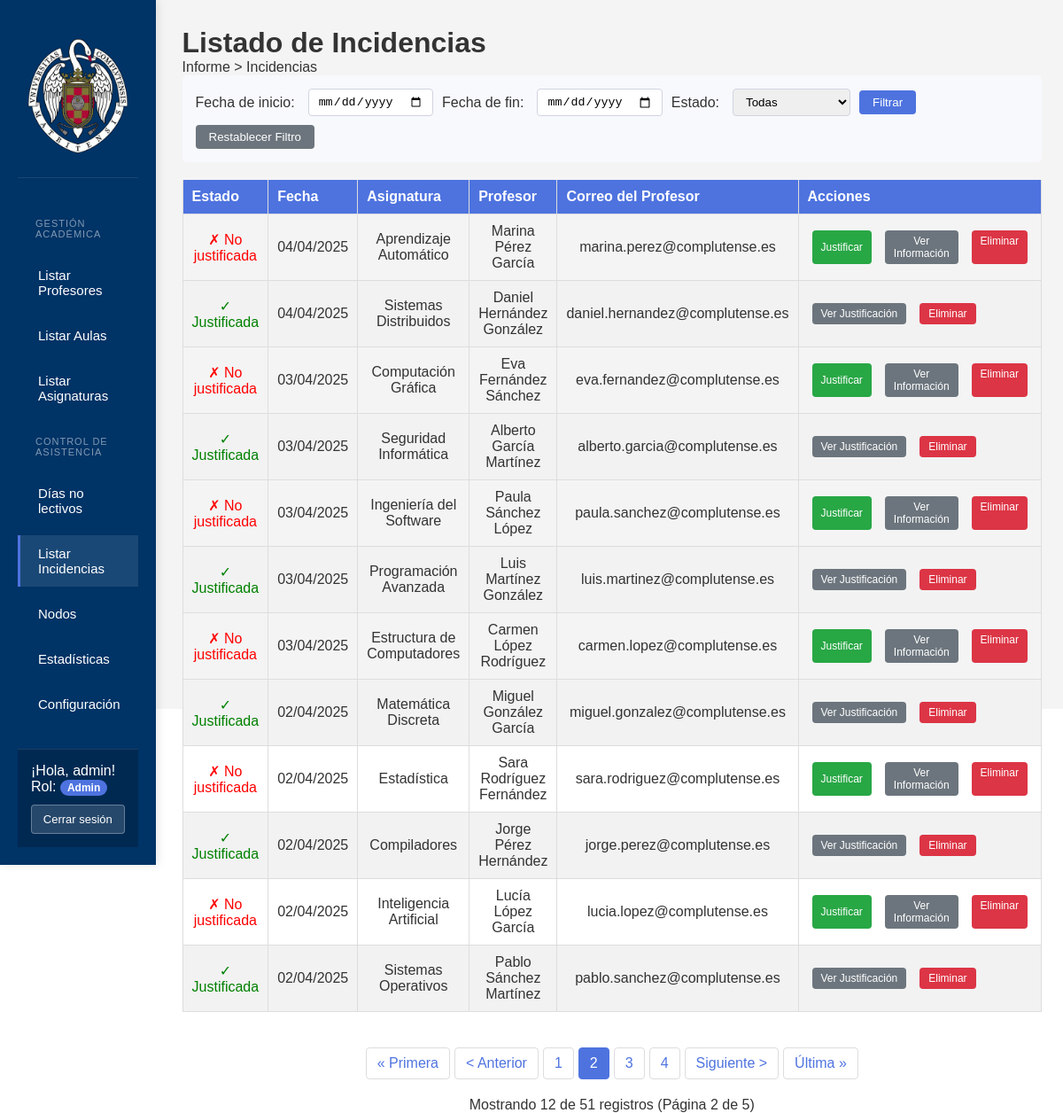
Page /ListadoIncidencias.php?pagina=2 (signed in) on the committed database.
### tables this page shows
CREATE TABLE `incidencias` (
  `id` int(11) NOT NULL,
  `asistencia_id` int(11) NOT NULL,
  `justificada` tinyint(1) NOT NULL,
  `descripcion` text DEFAULT NULL,
  `fecha_incidencia` datetime DEFAULT current_timestamp()
);

CREATE TABLE `asignaturas` (
  `id` int(11) NOT NULL,
  `profesor_id` int(11) NOT NULL,
  `aula_id` int(11) NOT NULL,
  `nombre_asignatura` varchar(100) NOT NULL,
  `grupo` varchar(10) DEFAULT NULL
);

CREATE TABLE `profesores` (
  `id` int(11) NOT NULL,
  `nombre` varchar(50) NOT NULL,
  `apellidos` varchar(100) NOT NULL,
  `identificador` varchar(50) DEFAULT NULL,
  `CorreoPropio` varchar(100) DEFAULT NULL,
  `departamento_id` int(11) DEFAULT NULL
);

### www/ListadoIncidencias.php (the view, shortened to what this page needs)
<!DOCTYPE html>
<html lang="es">
<head>
    <link rel="stylesheet" href="styles.css">
</head>
<body>
    <?php include("php/sidebar.php"); ?>
    <div class="main-content">
        <h1>Listado de Incidencias</h1>
        <p>Informe > Incidencias</p>
        <form id="filter-form" method="GET" action="" class="filter-form">
            <label for="inicio">Fecha de inicio:</label>
            <input type="date" id="inicio" name="inicio"
                   value="<?php echo isset($_GET['inicio']) ? htmlspecialchars($_GET['inicio']) : ''; ?>">
            <label for="fin">Fecha de fin:</label>
            <input type="date" id="fin" name="fin"
                   value="<?php echo isset($_GET['fin']) ? htmlspecialchars($_GET['fin']) : ''; ?>">
            <label for="justificada">Estado:</label>
            <select id="justificada" name="justificada">
                <option value="">Todas</option>
            </select>
            <button type="submit">Filtrar</button>
            <button type="button" onclick="window.location.href='ListadoIncidencias.php'">Restablecer Filtro</button>
        </form>
        <div class="table-container">
            <table class="incidencias-table">
                <thead>
                    <tr>
                        <th>Estado</th>
                        <th>Fecha</th>
                        <th>Asignatura</th>
                        <th>Profesor</th>
                        <th>Correo del Profesor</th>
                        <th>Acciones</th>
                    </tr>
                </thead>
                <tbody>
                    <?php
                    include("php/conexion.php");
                    $idProfesorReal = null;
                    $registros_por_pagina = 12;
                    $pagina_actual = isset($_GET['pagina']) ? intval($_GET['pagina']) : 1;
                    $offset = ($pagina_actual - 1) * $registros_por_pagina;
                    $conditions = [];
                    $params = [];
                    $types = "";
                    $where = count($conditions) > 0 ? "WHERE " . implode(" AND ", $conditions) : "";
                    $query_count = "
                        SELECT COUNT(*) as total
                        FROM incidencias i
                        JOIN asistencias s ON i.asistencia_id = s.id
                        JOIN asignaturas a ON s.asignatura_id = a.id
                        JOIN profesores p ON a.profesor_id = p.id
                        $where";
                    $stmt_count = $conn->prepare($query_count);
                    $stmt_count->execute();
                    $result_count = $stmt_count->get_result();
                    $row_count = $result_count->fetch_assoc();
                    $total_registros = $row_count['total'];
                    $total_paginas = ceil($total_registros / $registros_por_pagina);
                    $query = "
                        SELECT i.id, DATE_FORMAT(i.fecha_incidencia, '%d/%m/%Y') AS fecha_formateada,
                               i.fecha_incidencia, a.nombre_asignatura,
                               p.id AS profesor_id,
                               CONCAT(p.nombre, ' ', p.apellidos) AS profesor, p.CorreoPropio AS correo_profesor,
                               i.justificada, i.descripcion
                        FROM incidencias i
                        JOIN asistencias s ON i.asistencia_id = s.id
                        JOIN asignaturas a ON s.asignatura_id = a.id
                        JOIN profesores p ON a.profesor_id = p.id
                        $where
                        ORDER BY i.fecha_incidencia DESC
                        LIMIT ? OFFSET ?";
                    $params[] = $registros_por_pagina;
                    $params[] = $offset;
                    $types .= "ii";
                    $stmt = $conn->prepare($query);
                    if (!empty($params)) {
                        $stmt->bind_param($types, ...$params);
                    }
                    $stmt->execute();
                    $result = $stmt->get_result();
                    if ($result && $result->num_rows > 0) {
                        while ($row = $result->fetch_assoc()) {
                            echo "<tr>";
                            echo "<td data-label='Estado'>" .
                                ($row['justificada']
                                    ? '<span style="color:green;">✓ Justificada</span>'
                                    : '<span style="color:red;">✗ No justificada</span>') .
                                "</td>";
                            echo "<td data-label='Fecha'>" . htmlspecialchars($row['fecha_formateada']) . "</td>";
                            echo "<td data-label='Asignatura'>" . htmlspecialchars($row['nombre_asignatura']) . "</td>";
                            echo "<td data-label='Profesor'>" . htmlspecialchars($row['profesor']) . "</td>";
                            echo "<td data-label='Correo del Profesor'>" . htmlspecialchars($row['correo_profesor']) . "</td>";
                            echo "<td data-label='Acciones'><div class='action-buttons'>";
                            if (!$row['justificada']) {
                                $puedeJustificar = in_array($_SESSION['rol'], ['admin', 'editor'])
                                    || ($_SESSION['rol'] === 'profesor' && !empty($idProfesorReal) && (int)$row['profesor_id'] === (int)$idProfesorReal);
                                if ($puedeJustificar) {
                                    echo "<button class='justify-btn' onclick='mostrarPopup(" . htmlspecialchars($row['id']) . ")'>Justificar</button>";
                                    echo "<button class='view-btn' onclick='mostrarDescripcion(" . htmlspecialchars($row['id']) . ", \"" . htmlspecialchars(addslashes($row['descripcion'])) . "\")'>Ver Información</button>";
                                }
                            } else {
                                echo "<button class='view-btn' onclick='mostrarDescripcion(" . htmlspecialchars($row['id']) . ", \"" . htmlspecialchars(addslashes($row['descripcion'])) . "\")'>Ver Justificación</button>";
                            }
                            if ($_SESSION['rol'] === 'admin') {
                                echo "<a href='php/EliminarIncidencia.php?id=" . htmlspecialchars($row['id']) . "' class='delete-btn' onclick='return confirm(\"¿Seguro que deseas eliminar esta incidencia?\")'>Eliminar</a>";
                            }
                            echo "</div></td>";
                            echo "</tr>";
                        }
                    } else {
                        echo "<tr><td colspan='6'>No se encontraron incidencias que coincidan con los criterios de búsqueda.</td></tr>";
                    }
                    ?>
                </tbody>
            </table>
        </div>
        <?php if ($total_registros > 0): ?>
        <div class="pagination">
            <?php
            $url_params = [];
            $url_base = "ListadoIncidencias.php?" . implode("&", $url_params);
            $url_base .= !empty($url_params) ? "&" : "";
            if ($pagina_actual > 1) {
                echo "<a href='{$url_base}pagina=1'>&laquo; Primera</a>";
                echo "<a href='{$url_base}pagina=" . ($pagina_actual - 1) . "'>&lt; Anterior</a>";
            } else {
                echo "<span class='disabled'>&laquo; Primera</span>";
                echo "<span class='disabled'>&lt; Anterior</span>";
            }
            $rango = 2;
            for ($i = max(1, $pagina_actual - $rango); $i <= min($total_paginas, $pagina_actual + $rango); $i++) {
                if ($i == $pagina_actual) {
                    echo "<span class='active'>{$i}</span>";
                } else {
                    echo "<a href='{$url_base}pagina={$i}'>{$i}</a>";
                }
            }
            if ($pagina_actual < $total_paginas) {
                echo "<a href='{$url_base}pagina=" . ($pagina_actual + 1) . "'>Siguiente &gt;</a>";
                echo "<a href='{$url_base}pagina={$total_paginas}'>Última &raquo;</a>";
            } else {
                echo "<span class='disabled'>Siguiente &gt;</span>";
                echo "<span class='disabled'>Última &raquo;</span>";
            }
            ?>
        </div>
        <p style="text-align: center;">
            Mostrando <?php echo min($registros_por_pagina, $result->num_rows); ?> de <?php echo $total_registros; ?> registros
            (Página <?php echo $pagina_actual; ?> de <?php echo $total_paginas; ?>)
        </p>
        <?php endif; ?>
    </div>
</body>
</html>

### www/styles.css (style rules this page uses)
* { margin: 0; padding: 0; box-sizing: border-box; }
body { font-family: Arial, sans-serif; color: #333; height: 100vh; display: flex; }
.main-content { flex-grow: 1; background-color: #f4f4f4; padding: 30px; }
table { width: 100%; border-collapse: collapse; }
table th, table td { text-align: center; padding: 10px; border-bottom: 1px solid #ddd; border-left: 1px solid #ddd; border-right: 1px solid #ddd; }
table th { background-color: #f4f4f4; }
.view-btn, .edit-btn, .delete-btn { background-color: #007bff; color: white; border: none; padding: 5px 10px; margin: 0 5px; border-radius: 5px; cursor: pointer; }
.delete-btn { background-color: #dc3545; }
.justify-btn { background-color: #28a745; color: white; border: none; padding: 5px 10px; margin: 0 5px; border-radius: 5px; cursor: pointer; text-decoration: none; }

### www/ListadoIncidencias.php (style rules this page uses)
.table-container { overflow-x: auto; margin-top: 20px; }
.incidencias-table { width: 100%; border-collapse: collapse; margin-bottom: 20px; }
.incidencias-table th { background-color: #4e73df; color: white; padding: 10px; text-align: left; }
.incidencias-table td { padding: 10px; border-bottom: 1px solid #ddd; }
.incidencias-table tr:nth-child(even) { background-color: #f2f2f2; }
.action-buttons { display: flex; gap: 5px; }
.action-buttons a, .action-buttons button { padding: 5px 10px; text-decoration: none; border: none; border-radius: 4px; cursor: pointer; font-size: 12px; color: white; }
.justify-btn { background-color: #28a745; }
.view-btn { background-color: #6c757d; }
.delete-btn { background-color: #dc3545; }
.filter-form { display: flex; flex-wrap: wrap; gap: 10px; align-items: center; margin-bottom: 20px; padding: 15px; background-color: #f8f9fc; border-radius: 5px; }
.filter-form label { margin-right: 5px; }
.filter-form input, .filter-form select { padding: 6px 10px; border: 1px solid #d1d3e2; border-radius: 4px; }
.filter-form button { padding: 6px 15px; border: none; border-radius: 4px; cursor: pointer; }
.filter-form button[type="submit"] { background-color: #4e73df; color: white; }
.filter-form button[type="button"] { background-color: #6c757d; color: white; }
.pagination { display: flex; justify-content: center; margin: 20px 0; gap: 5px; }
.pagination a, .pagination span { display: inline-block; padding: 8px 12px; text-decoration: none; border: 1px solid #ddd; color: #4e73df; border-radius: 4px; }
.pagination .active { background-color: #4e73df; color: white; border-color: #4e73df; }

### www/php/sidebar.php (style rules this page uses)
.main-content { flex: 1; }

### rows in the picture
incidencias: justificada "✗ No justificada", fecha_formateada "04/04/2025", asignaturas.nombre_asignatura "Aprendizaje Automático", profesor "Marina Pérez García", profesores.CorreoPropio "marina.perez@complutense.es"
incidencias: justificada "✓ Justificada", fecha_formateada "04/04/2025", asignaturas.nombre_asignatura "Sistemas Distribuidos", profesor "Daniel Hernández González", profesores.CorreoPropio "daniel.hernandez@complutense.es"
incidencias: justificada "✗ No justificada", fecha_formateada "03/04/2025", asignaturas.nombre_asignatura "Computación Gráfica", profesor "Eva Fernández Sánchez", profesores.CorreoPropio "eva.fernandez@complutense.es"
incidencias: justificada "✓ Justificada", fecha_formateada "03/04/2025", asignaturas.nombre_asignatura "Seguridad Informática", profesor "Alberto García Martínez", profesores.CorreoPropio "alberto.garcia@complutense.es"
incidencias: justificada "✗ No justificada", fecha_formateada "03/04/2025", asignaturas.nombre_asignatura "Ingeniería del Software", profesor "Paula Sánchez López", profesores.CorreoPropio "paula.sanchez@complutense.es"
incidencias: justificada "✓ Justificada", fecha_formateada "03/04/2025", asignaturas.nombre_asignatura "Programación Avanzada", profesor "Luis Martínez González", profesores.CorreoPropio "luis.martinez@complutense.es"
incidencias: justificada "✗ No justificada", fecha_formateada "03/04/2025", asignaturas.nombre_asignatura "Estructura de Computadores", profesor "Carmen López Rodríguez", profesores.CorreoPropio "carmen.lopez@complutense.es"
incidencias: justificada "✓ Justificada", fecha_formateada "02/04/2025", asignaturas.nombre_asignatura "Matemática Discreta", profesor "Miguel González García", profesores.CorreoPropio "miguel.gonzalez@complutense.es"
incidencias: justificada "✗ No justificada", fecha_formateada "02/04/2025", asignaturas.nombre_asignatura "Estadística", profesor "Sara Rodríguez Fernández", profesores.CorreoPropio "sara.rodriguez@complutense.es"
incidencias: justificada "✓ Justificada", fecha_formateada "02/04/2025", asignaturas.nombre_asignatura "Compiladores", profesor "Jorge Pérez Hernández", profesores.CorreoPropio "jorge.perez@complutense.es"
incidencias: justificada "✗ No justificada", fecha_formateada "02/04/2025", asignaturas.nombre_asignatura "Inteligencia Artificial", profesor "Lucía López García", profesores.CorreoPropio "lucia.lopez@complutense.es"
incidencias: justificada "✓ Justificada", fecha_formateada "02/04/2025", asignaturas.nombre_asignatura "Sistemas Operativos", profesor "Pablo Sánchez Martínez", profesores.CorreoPropio "pablo.sanchez@complutense.es"
profesores: id "12"

### other values in the picture
$label "Listar Profesores Listar Aulas Listar Asignaturas Días no lectivos Listar Incidencias Nodos Estadísticas Configuración"
$_SESSION['username'] "admin"
$_SESSION['rol'] "Admin"
$total_registros "51"
$pagina_actual "2"
$total_paginas "5"
